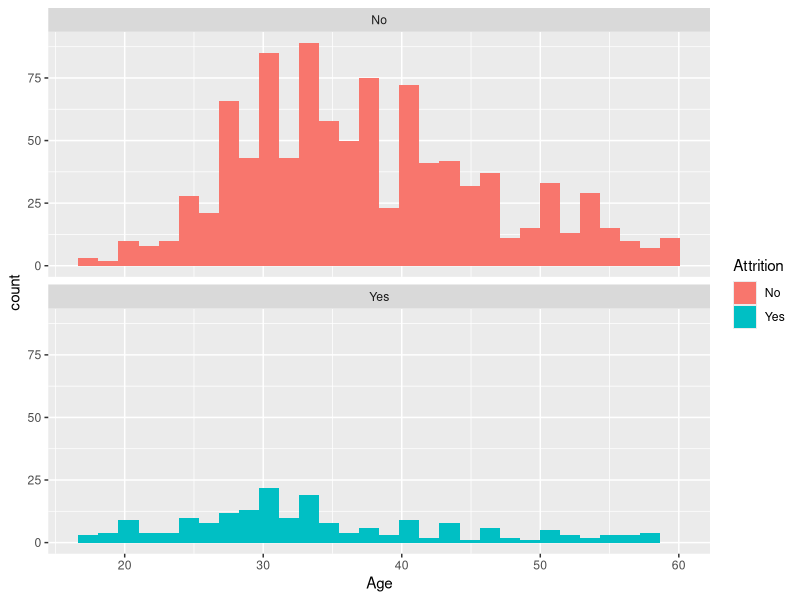
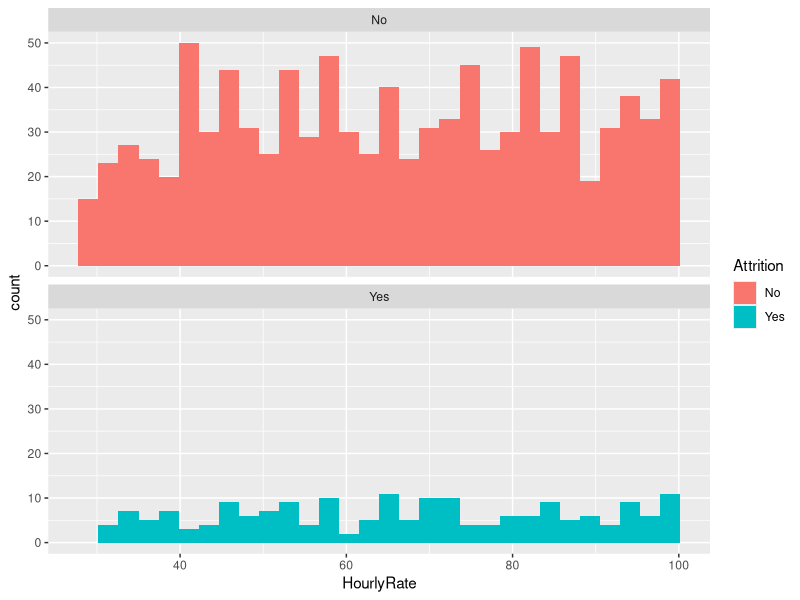
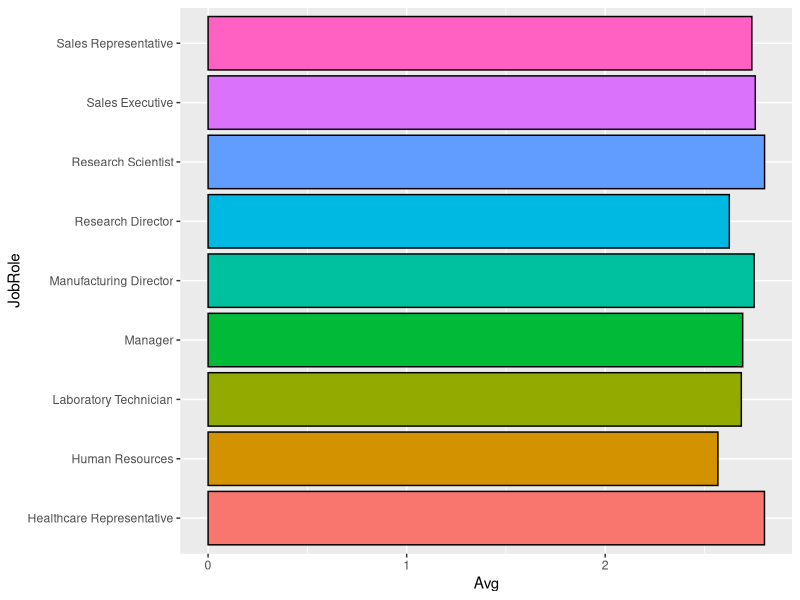
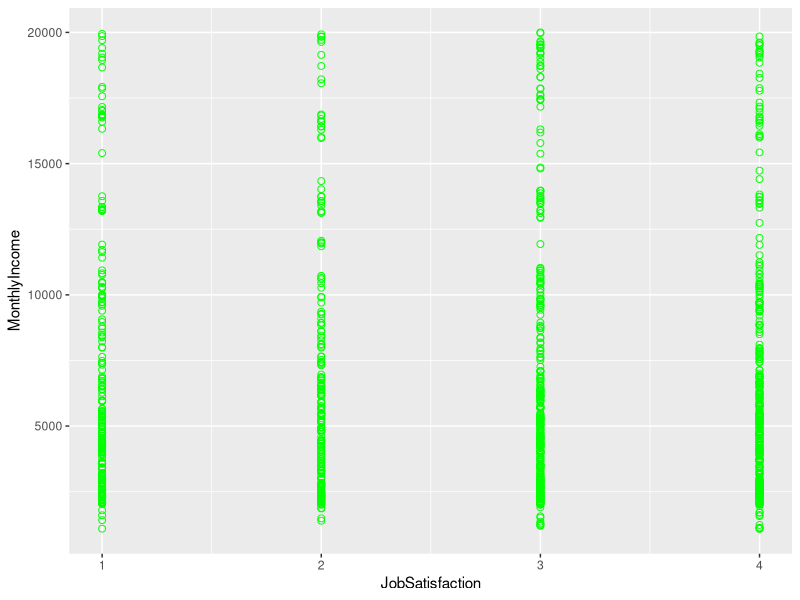

Reproduce these figures in R, in order. (Note: this script raises an error after producing the figures.)
## ---- chunk 1
knitr::opts_chunk$set(echo = TRUE)
library(ggplot2)
library(dplyr)
library(knitr)
library(dplyr)
library(caret)
library(kableExtra)
## ---- chunk 2
# Read in training data
dfTrain <- read.csv("CaseStudy2-data.csv")

# Separate retained/lost employees for EDA
emp_kept <- subset(dfTrain, Attrition=="No")
emp_lost <- subset(dfTrain, Attrition=="Yes")

# TODO maybe make categories for numeric vars like age, income, etc
## ---- chunk 3
# Percentage of retained/lost employees
kable(table(dfTrain$Attrition) / nrow(dfTrain), 
      col.names=c("Attrition", "Percent")) %>% 
      kable_styling(full_width=F)

# Define categorical variables
cat_vars <- c("BusinessTravel", "Department", "Education", 
              "EducationField", "EnvironmentSatisfaction",
              "Gender", "JobInvolvement", "JobLevel",
              "JobRole", "JobSatisfaction", "MaritalStatus",
              "OverTime", "PerformanceRating", 
              "RelationshipSatisfaction", "StockOptionLevel", 
              "WorkLifeBalance")

# Define numerical variables
num_vars <- c("Age", "DailyRate", "DistanceFromHome", 
              "Education", "EnvironmentSatisfaction", "HourlyRate", 
              "JobInvolvement", "JobLevel", "JobSatisfaction", 
              "MonthlyIncome", "MonthlyRate", "NumCompaniesWorked", 
              "PercentSalaryHike", "PerformanceRating", 
              "RelationshipSatisfaction", "StandardHours", 
              "StockOptionLevel", "TotalWorkingYears", 
              "TrainingTimesLastYear", "WorkLifeBalance", 
              "YearsAtCompany", "YearsInCurrentRole", 
              "YearsSinceLastPromotion", "YearsWithCurrManager")

# TODO make tables look nicer ## I was trying to use kable like above to make these look nice but it wasn't working. When I put it on the table function it errors out when you divide it by count$freq

# Make relative frequency tables for categorical variables
for (var in cat_vars) {
  print(var)
  freqtable <- table(dfTrain[[var]], dfTrain$Attrition)
  count <- plyr::count(dfTrain[[var]])
  print(freqtable / count$freq)
}
## ---- chunk 4
# TODO look at other variables
ggplot(data=dfTrain, aes(x=Age)) +
  geom_histogram(aes(fill=Attrition)) +
  facet_wrap(~Attrition, ncol=1)

# Significant difference in means for age
t.test(Age ~ Attrition, data=dfTrain, var.equal=T, alternative='two.sided')

ggplot(data=dfTrain, aes(x=HourlyRate)) +
  geom_histogram(aes(fill=Attrition)) +
  facet_wrap(~Attrition, ncol=1) 

# Insignificant difference in means for hourly rate
t.test(HourlyRate ~ Attrition, data=dfTrain, var.equal=T, alternative='two.sided')
## ---- chunk 5
# Job satisfaction by group
Jobs <- group_by(dfTrain, JobRole) %>% summarise(Avg=mean(JobSatisfaction, na.rm=TRUE))
print(Jobs)
ggplot(data=Jobs, aes(x=JobRole, y=Avg, fill=JobRole)) + geom_bar(stat='identity', colour = 'black') + coord_flip() + theme(legend.position="none") + theme(plot.title = element_text(hjust = 0.5))
## ---- chunk 6
ggplot(dfTrain, aes(x=JobSatisfaction, y=MonthlyIncome)) + 
  geom_point(pch = 21, size = 2, color="green") +
  theme(plot.title = element_text(hjust = 0.5))
## ---- chunk 7
# Read in validation data
dfVal <- read.csv("CaseStudy2Validation.csv")

# I selected Business Travel, JobInvolvement, JobLevel, JobRole, and MAritalStatus because they looked the most different from the attrition percentages of the group as a whole. We can come up with a better justification later?

# Convert wanted factors into integers.
dfTrain$BusinessTravel <- as.integer(dfTrain$BusinessTravel)
dfTrain$JobRole <- as.integer(dfTrain$JobRole)
dfTrain$MaritalStatus <- as.integer(dfTrain$MaritalStatus)
dfVal$MaritalStatus <- as.integer(dfVal$MaritalStatus)
dfVal$JobRole <- as.integer(dfVal$JobRole)
dfVal$BusinessTravel <- as.integer(dfVal$BusinessTravel)

# Generate attrition predictions based on training data
dfPreds <- class::knn(dfTrain[,c(4,15,16,17,21)], dfVal[,c(4,15,16,17,21)], dfTrain$Attrition, k=5)

# Get accuracy of predictions
confusionMatrix(table(dfVal$Attrition, dfPreds))

# Write predictions to csv file
#write.csv(dfPreds, "CaseStudy2Predictions_Ludlow_Rollins.csv")
